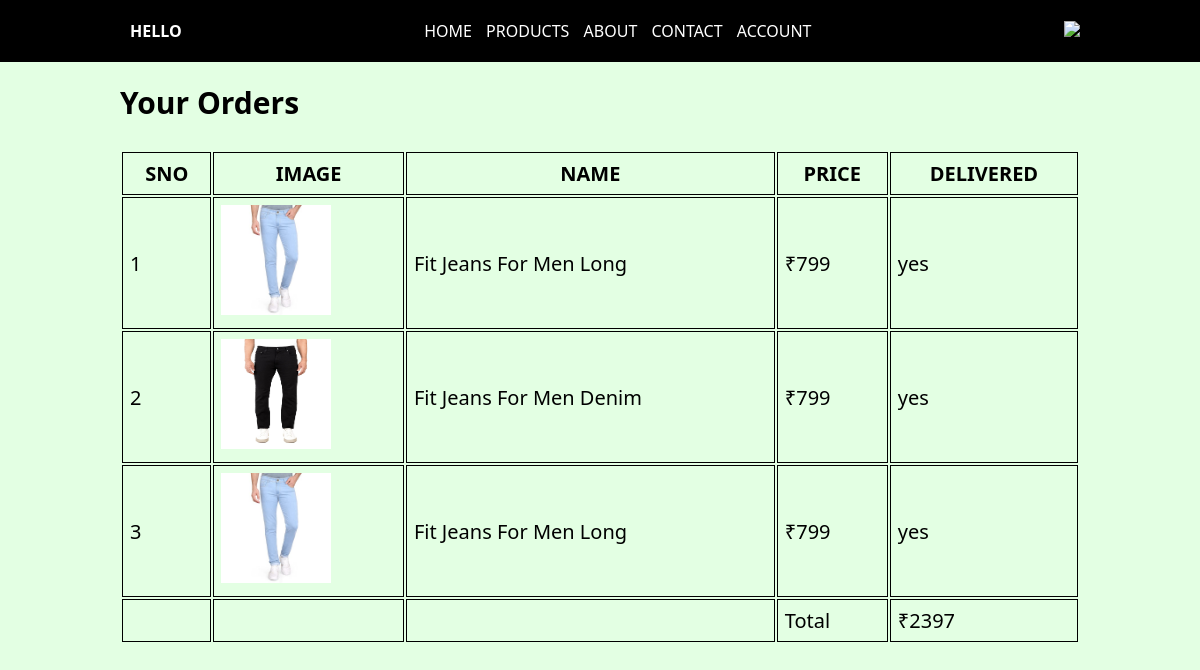
/orders (signed in), run on the app's committed database.
### tables this page shows
CREATE TABLE products
         (ID INTEGER PRIMARY KEY AUTOINCREMENT    NOT NULL,
         NAME           TEXT    NOT NULL,
         DESC            TEXT     NOT NULL,
         IMAGE        TEXT,
         PRICE         TEXT);

CREATE TABLE orders
         (id INTEGER PRIMARY KEY AUTOINCREMENT    NOT NULL,
         name           TEXT    NOT NULL,
         email  Text,
         products          char(120)     NOT NULL,
         address char(120),
         completed text   );

### main.py (the view)
@app.route('/orders', methods=['GET', 'POST'])
def orders():
    if session.get("loggedin") != "true":
        return redirect("/login")
    result = conn.execute(f"select * from orders where email='{session.get('email')}'")
    data_ = result.fetchall()
    items = []
    total = 0
    i = 0
    for row in data_:
        result_ = conn.execute(f'''select * from products where name="{row[3]}"''')
        comple = data_[i][5]
        data = result_.fetchone()
        data_2 = []
        data_2.append(data[0])
        data_2.append(data[1])
        data_2.append(data[2])
        data_2.append(data[3])
        data_2.append(data[4])
        data_2.append(comple)
        total+=int(data[4])
        items.append(data_2)
        i+=1
    return render_template("orders.html",items=items, total = total)

### templates/orders.html (shortened to what this page needs)
<!DOCTYPE html>
<html lang="en">
<head>
    <link rel="stylesheet" href="/static/style.css">
</head>
<body>
    {% include "header.html" %}
    <main>
        <section class="table">
            <h1>Your Orders</h1><br>
            {% if items==[] %}
                <h2>Nothing here...</h2>
            {% else %}
        <table>
            <tr>
                <th>SNO</th>
                <th>IMAGE</th>
                <th>NAME</th>
                <th>PRICE</th>
                <th>DELIVERED</th>
            </tr>
            {% for item in items %}
            <tr>
                <td>{{ loop.index }}</td>
                <td><img src="/static/img/products/{{ item[3] }}" height="110" width="110" alt="{{ item[1] }}"></td>
                <td>{{ item[1] }}</td>
                <td>₹{{ item[4] }}</td>
                <td>{{ item[5] }}</td>
            </tr>
            {% endfor %}
            <tr>
                <td></td>
                <td></td>
                <td></td>
                <td>Total</td>
                <td>₹{{ total }}</td>
            </tr>
        </table><br><br>
        {% endif%}
        </section>
    </main>
</body>
</html>

### static/style.css (style rules this page uses)
* { padding: 0; margin: 0; font-family: system-ui, -apple-system, BlinkMacSystemFont, 'Segoe UI', Roboto, Oxygen, Ubuntu, Cantarell, 'Open Sans', 'Helvetica Neue', sans-serif; }
body { background: rgb(227, 255, 227); }
.table { width: 80vw; font-size: 20px; margin: 20px auto; }
table { width: 80vw; }
th, td { border: 1px solid black; padding: 7px; }

### data on the page
products: IMAGE (picture), NAME "Fit Jeans For Men Long" "Fit Jeans For Men Long", PRICE "799" "799"
orders: completed "yes"
products: IMAGE (picture), NAME "Fit Jeans For Men Denim", PRICE "799"
orders: completed "yes"
orders: completed "yes"

### other printed values
{{ total }} "2397"
